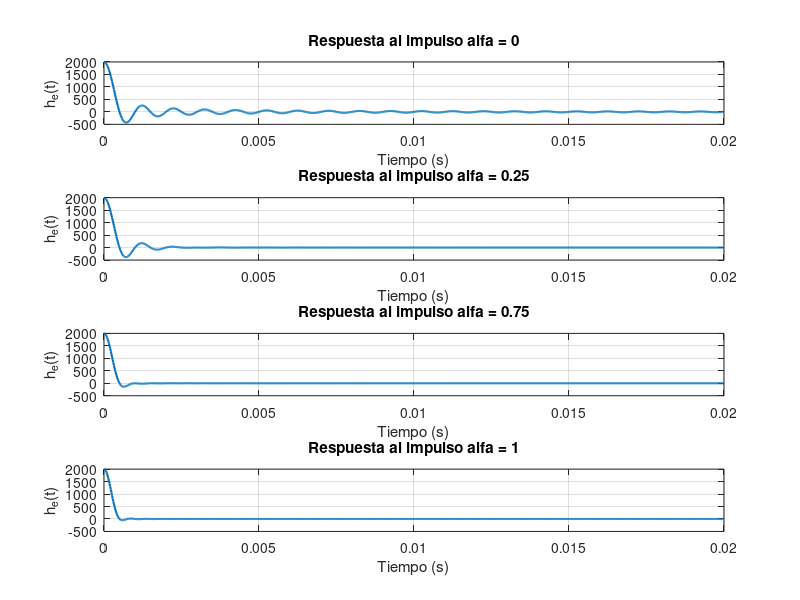
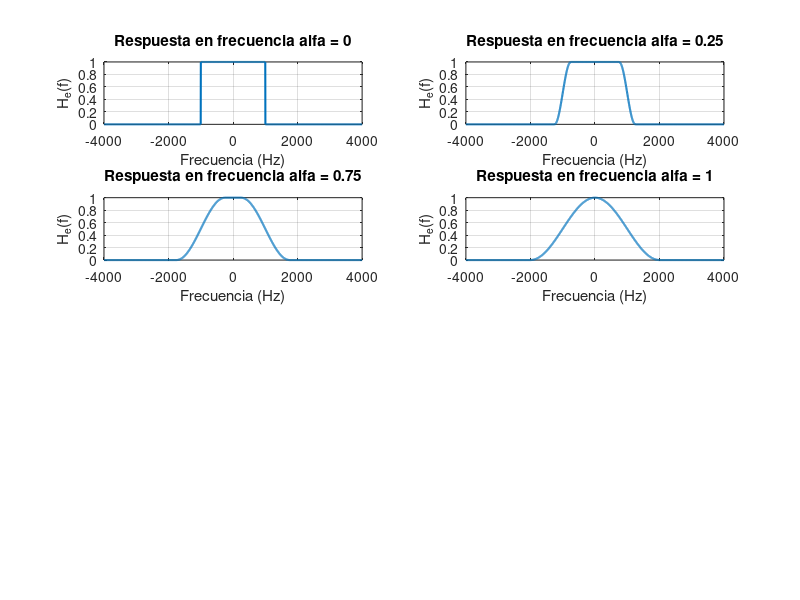
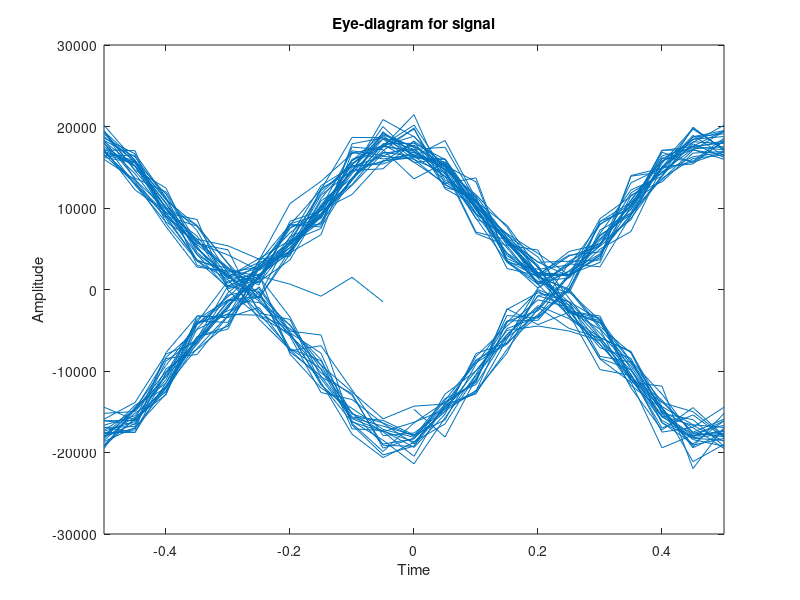

Write the MATLAB code that produced these figures, in order. (Note: this script raises an error after producing the figures.)

f0 = 1000; %Nyquist en Hz 
alphas = [0, 0.25, 0.75, 1]; %roll-off indicado
t = linspace(0, 0.02, 1000); % Tiempo >= 0 (impulso)
f = linspace(-2*f0*(1+1), 2*f0*(1+1), 2000); % Frecuencia de -2B a 2B

% Figura respuestas al impulso
figure;
for i = 1:length(alphas)
    alpha = alphas(i);
    f_delta = alpha * f0;
    B = f0 + f_delta;
    % Calcular respuesta al impulso h_e(t)
    sinc_term = sin(2*pi*f0*t) ./ (2*pi*f0*t);
    sinc_term(t==0) = 1; % corrige división por 0
    cos_term = cos(2*pi*f_delta*t);
    denom = 1 - (4*f_delta*t).^2;
    impulse_response = 2*f0 * sinc_term .* (cos_term ./ denom);%funcion final
    subplot(length(alphas), 1, i)
    plot(t, impulse_response, 'LineWidth', 1.5);
    title(['Respuesta al impulso alfa = ' num2str(alpha)]);
    xlabel('Tiempo (s)');
    ylabel('h_e(t)');
    grid on;
end

% Figura respuestas en frecuencia
figure;
for i = 1:length(alphas)
    alpha = alphas(i);
    f_delta = alpha * f0;
    B = f0 + f_delta;
    f1 = f0 - f_delta;
    He_f = zeros(size(f));
    abs_f = abs(f);
    for j = 1:length(f)%funcion por tramos / funcion 10
        if abs_f(j) < f1
            He_f(j) = 1;
        elseif abs_f(j) < B
            He_f(j) = 0.5 * (1 + cos(pi*(abs_f(j) - f1)/(2*f_delta)));
        else
            He_f(j) = 0;
        end
    end
    subplot(length(alphas), 2, i)
    plot(f, He_f, 'LineWidth', 1.5);
    title(['Respuesta en frecuencia alfa = ' num2str(alpha)]);
    xlabel('Frecuencia (Hz)');
    ylabel('H_e(f)');
    grid on;
end

%espacio

% 1. Respuestas al impulso (coseno alzado)
f0 = 9000; % Frecuencia de Nyquist en Hz
alphas = [0, 0.25, 0.75, 1]; % Roll-off
t = linspace(-0.005, 0.005, 1000); % Tiempo centrado
impulse_responses = cell(length(alphas), 1);

for i = 1:length(alphas)
    alpha = alphas(i);
    f_delta = alpha * f0;
    sinc_term = sin(2*pi*f0*t) ./ (2*pi*f0*t); %formula 14
    sinc_term(t == 0) = 1; % evitar NaN
    cos_term = cos(2*pi*f_delta*t);
    denom = 1 - (4*f_delta*t).^2;
    impulse_response = 2*f0 * sinc_term .* (cos_term ./ denom);
    impulse_responses{i} = impulse_response;
end


% 2. Señal de entrada 

symbols = randi([0 1], 100, 1)*2 - 1; 
sps = 10; % muestras
upsampled = zeros(1, length(symbols) * sps);
upsampled(1:sps:end) = symbols;


% 3. Convolución con el filtro (alpha = 0.25)

selected_alpha_idx = 4 ; % Corresponde a alpha = 0.25
% Corresponde a 1 = 0, 2 = 0.25, 3 = 0.75, 4 = 1, se debe escoger que valor
% de a usar entre los 4
h = impulse_responses{selected_alpha_idx};
tx_signal = conv(upsampled, h, 'same');


% 4.ruido blanco AWGN

SNR = 18; 
tx_signal_noisy = awgn(tx_signal, SNR, 'measured');  


% 5. Diagrama de ojo

figure;
eyediagram(tx_signal_noisy, 2*sps); % 2 símbolos por trazo
ylim([-0,5 0,5]); % ajustar según amplitud
title('Diagrama de Ojo para \alpha = 0.25 con Ruido');